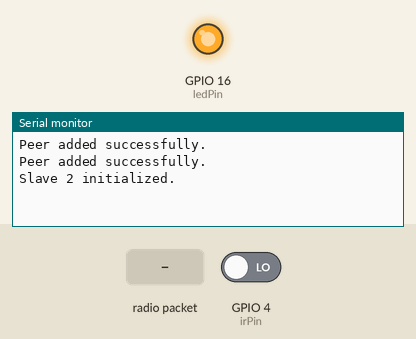
The sketch below on a simulated ESP32. On the bench: output pins drawn as LEDs (lit = HIGH), the last lines printed to the serial monitor. Inputs (shaded band) come from the test bench; at power-on: GPIO 4 (irPin) LOW.

Above: at 1.2 s.
1.3 s: radio packet "START" arrives
At 2.1 s:
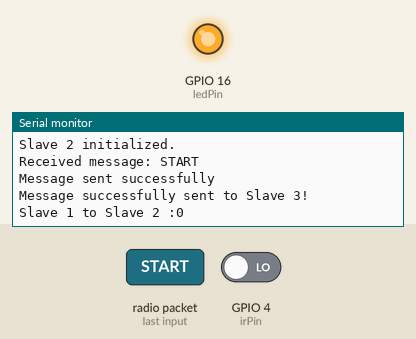
2.8 s: radio packet "FINISH" arrives
At 3.2 s:
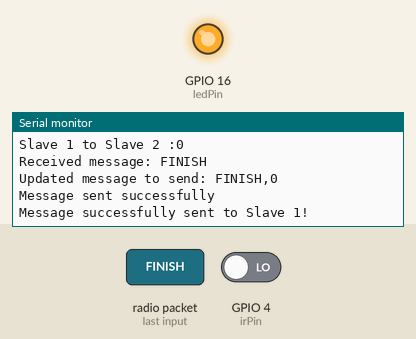
4.3 s: radio packet "1" arrives
At 5.5 s:
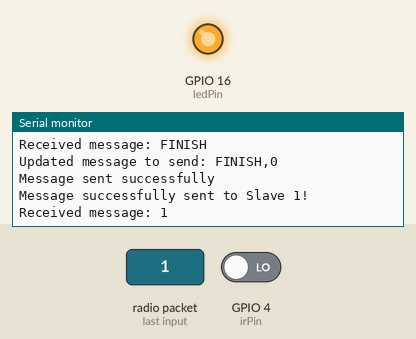

Measured:
- after the input at 1.3 s, the serial monitor: prints a new line at once (image 1)
- after the input at 2.8 s, the serial monitor: prints a new line at once (image 2)
- after the input at 4.3 s, the serial monitor: prints a new line at once (image 3)

The sketch:

final_scratch_slave2.ino
```cpp
/*==========================================================================================================*/
/*                                             INCLUDE LIBRARIES                                            */
/*==========================================================================================================*/
#include <esp_now.h>
#include <WiFi.h>

/*==========================================================================================================*/
/*                                                LIST OF MAC                                               */
/*==========================================================================================================*/
uint8_t slave1Address[] = { 0x0C, 0xB8, 0x15, 0xE5, 0x41, 0xA0 };
uint8_t slave3Address[] = { 0x0C, 0xB8, 0x15, 0xE5, 0x41, 0x8C };

/*==========================================================================================================*/
/*                                             GLOBAL VARIABLES                                             */
/*==========================================================================================================*/
long slave1StartTime = 0;
unsigned long slave2TriggerTime = 0;
unsigned long slave1ToSlave2Time = 0;
bool irMonitorFlag = false;
const int irPin = 4;
const int ledPin = 16;
const char *message = "START";  // Define the message
/*==========================================================================================================*/
/*                                      Function to add Peers                                               */
/*==========================================================================================================*/
bool addPeer(const uint8_t *peerAddress, uint8_t channel = 0, bool encrypt = false) {
  esp_now_peer_info_t peerInfo = {};  // Initialize to zero
  memcpy(peerInfo.peer_addr, peerAddress, 6);
  peerInfo.channel = channel;
  peerInfo.encrypt = encrypt;

  // Set the interface explicitly
  peerInfo.ifidx = WIFI_IF_STA;

  // Check if the peer already exists
  if (esp_now_is_peer_exist(peerAddress)) {
    Serial.println("Peer already exists.");
    return true;
  }

  // Add the peer
  if (esp_now_add_peer(&peerInfo) != ESP_OK) {
    Serial.println("Failed to add peer.");
    return false;
  }

  Serial.println("Peer added successfully.");
  return true;
}

/*==========================================================================================================*/
/*                               Callback function for receiving data                                       */
/*==========================================================================================================*/
void onReceive(const esp_now_recv_info *recv_info, const uint8_t *data, int data_len) {
  char incomingMessage[data_len + 1];
  memcpy(incomingMessage, data, data_len);
  incomingMessage[data_len] = '\0';  // Null-terminate the message

  Serial.print("Received message: ");
  Serial.println(incomingMessage);

  //Check if START is received
  if (String(incomingMessage) == "START") {
    slave1StartTime = millis();
    digitalWrite(ledPin, LOW);  //Turn on the LED
    irMonitorFlag = true;
  }
  // Check if the message begins with "FINISH"
  if (strncmp(incomingMessage, "FINISH", 6) == 0) {  // Compare only the first 6 characters
    char updatedMessage[40];                         // Buffer to hold the updated message

    // Format the new message with the appended unsigned long value
    snprintf(updatedMessage, sizeof(updatedMessage), "%s,%lu", incomingMessage, slave1ToSlave2Time);

    // Send the updated message back or to another peer
    Serial.print("Updated message to send: ");
    Serial.println(updatedMessage);

    // Send the message to slave1Address
    if (sendMessage(slave1Address, updatedMessage)) {
      Serial.println("Message successfully sent to Slave 1!");
    } else {
      Serial.println("Message failed to send to Slave 1.");
    }
  }
}


/*==========================================================================================================*/
/*                                Function to Send ESP-NOW Messages                                         */
/*==========================================================================================================*/
bool sendMessage(const uint8_t *peerAddress, const char *message) {
  // Send the message
  esp_err_t result = esp_now_send(peerAddress, (uint8_t *)message, strlen(message));

  // Check if the message was sent successfully
  if (result == ESP_OK) {
    Serial.println("Message sent successfully");
  } else {
    Serial.println("Failed to send message");
  }

  return result == ESP_OK;
}

/*==========================================================================================================*/
/*                                                   SETUP                                                  */
/*==========================================================================================================*/
void setup() {
  // Initialize Serial Monitor
  Serial.begin(115200);
  pinMode(irPin, INPUT);
  pinMode(ledPin, OUTPUT);
  digitalWrite(ledPin, LOW);  //Turn on the LED

  // Initialize WiFi in STA mode
  WiFi.mode(WIFI_STA);
  WiFi.disconnect();

  // Initialize ESP-NOW
  if (esp_now_init() != ESP_OK) {
    Serial.println("ESP-NOW initialization failed");
    while (true)
      ;
  }

  // Register receive callback
  esp_now_register_recv_cb(onReceive);

  // Add Peers
  addPeer(slave1Address);
  addPeer(slave3Address);


  Serial.println("Slave 2 initialized.");
  digitalWrite(ledPin, HIGH);  //Turn off the LED
}

/*==========================================================================================================*/
/*                                                LOOP                                                      */
/*==========================================================================================================*/
void loop() {
  //Monitor the IR Sensor after START is received from Master
  if (irMonitorFlag == true && digitalRead(irPin) == LOW) {
    slave2TriggerTime = millis();


    // Send the message to slave3Address
    if (sendMessage(slave3Address, message)) {
      Serial.println("Message successfully sent to Slave 3!");
    } else {
      Serial.println("Message failed to send to Slave 3.");
    }
    irMonitorFlag = false;
    digitalWrite(ledPin, HIGH);  //Turn off the LED
    slave1ToSlave2Time = slave2TriggerTime - slave1StartTime;
    Serial.print("Slave 1 to Slave 2 :");
    Serial.println(slave1ToSlave2Time);
  }
}
```
